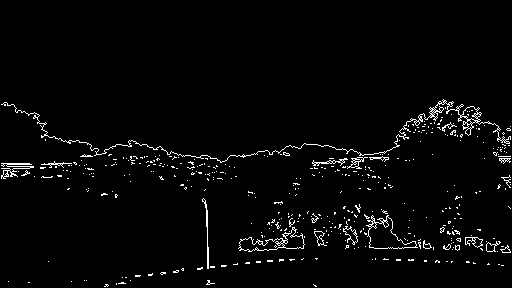
#> input picture IPASSGN4_SHASHI/Campus_MeanShift_boundary_fina.jpg, 512 x 288 px
$ jupyter execute SHASHI_IP_ASSGN4.ipynb
#> lines starting #> are read from the running program, lines starting #| are printed output that depends on the picture; after the words box and inside, x2 and y2 are one past the last pixel; in counts of white or black regions, pixels touching at a corner belong together
[cell 1]
# ============================================================
# GROUP C — FULL PIPELINE
# ============================================================

import numpy as np
import cv2
import matplotlib.pyplot as plt

# ============================================================
# STEP 1: Read color image
# ============================================================

filename = input("Enter image filename: ")
#> the answer given: Campus_MeanShift_boundary_fina.jpg

img_color = cv2.imread(filename)
#> img_color is the input picture: shape (288, 512, 3); min 0, max 255, mean 6.9
if img_color is None:
    raise FileNotFoundError(f"Could not read '{filename}'")

print("Image loaded:", filename)


# ============================================================
# STEP 2: Convert to grayscale
# ============================================================

gray = cv2.cvtColor(img_color, cv2.COLOR_BGR2GRAY)

plt.figure(figsize=(6,4))
plt.imshow(gray, cmap='gray')
plt.title("Grayscale Image")
plt.axis("off")
plt.show()


# ============================================================
# STEP 3: Draw histogram
# ============================================================

hist, _ = np.histogram(gray, bins=256, range=(0,256))
#> hist = 256 values, max 132725 at index 0, min 0 at index 9, mean 576

plt.figure(figsize=(8,4))
plt.plot(hist, color='black')
plt.title("Histogram of Grayscale Image")
plt.xlabel("Intensity (0–255)")
plt.ylabel("Count")
plt.grid(True)
plt.show()
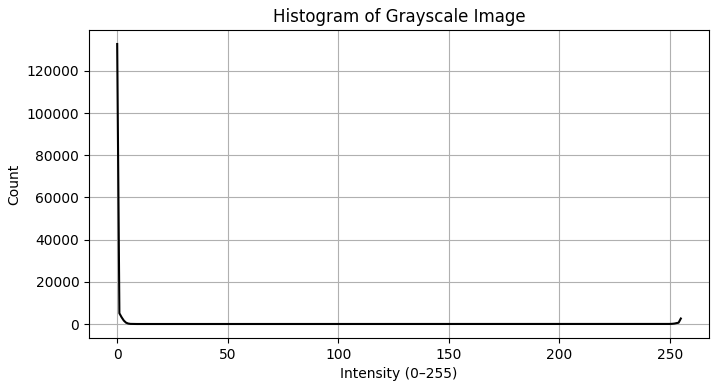
#> figure drawn by matplotlib, 1 panel; curve peaks at x = 0, y = 132725


# ============================================================
# SUPPORT FUNCTIONS FOR MEAN-SHIFT
# ============================================================

def epanechnikov_kernel(u):
    return np.maximum(0.0, 1.0 - u*u)

def mean_shift_histogram(hist, h=40, eps=0.01, max_iter=50):
    x = np.arange(256)
    modes = np.zeros_like(x, dtype=float)
    nonzero = np.where(hist > 0)[0]

    for s in nonzero:
        y = float(s)
        for _ in range(max_iter):
            lo = max(0, int(y - h))
            hi = min(255, int(y + h))

            xs = x[lo:hi+1]
            hs = hist[lo:hi+1]
            if hs.sum() == 0:
                break

            u = (xs - y) / h
            w = epanechnikov_kernel(u) * hs

            if w.sum() == 0:
                break

            y_new = (xs * w).sum() / w.sum()

            if abs(y_new - y) < eps:
                break

            y = y_new

        modes[s] = y

    nz = np.where(hist > 0)[0]
    for i in range(256):
        if hist[i] == 0:
            nearest = nz[np.argmin(np.abs(nz - i))]
            modes[i] = modes[nearest]

    return modes

def enforce_monotonicity(modes):
    m = modes.copy()
    for i in range(1,256):
        if m[i] < m[i-1]:
            m[i] = m[i-1]
    return m

def prune_modes(modes, hist, support_thresh=0.02, gap_thresh=15):
    x = np.arange(256)
    total = hist.sum()
    q = np.round(modes, 2)

    groups = []
    start = 0
    for i in range(1,256):
        if abs(q[i] - q[i-1]) > 1e-2:
            groups.append((start, i-1)); start = i
    groups.append((start,255))

    modes_list = []
    for a,b in groups:
        w = hist[a:b+1].sum()
        if w == 0: continue
        center = (x[a:b+1] * hist[a:b+1]).sum() / w
        modes_list.append((center,a,b,w))

    modes_list.sort(key=lambda z: z[0])

    merged = []
    for m in modes_list:
        if not merged:
            merged.append(m)
        else:
            prev = merged[-1]
            if abs(prev[0] - m[0]) < gap_thresh:
                W = prev[3] + m[3]
                C = (prev[0]*prev[3] + m[0]*m[3]) / W
                merged[-1] = (C, prev[1], m[2], W)
            else:
                merged.append(m)

    pruned = []
    for (c,a,b,w) in merged:
        if w/total >= support_thresh:
            pruned.append(c)

    return np.array(pruned)

def build_lut_from_full_modes(modes_full, pruned_modes):
    lut = np.zeros(256, dtype=np.uint8)
    for i in range(256):
        nearest = pruned_modes[np.argmin(np.abs(pruned_modes - modes_full[i]))]
        lut[i] = int(round(nearest))
    return lut


# ============================================================
# STEP 4: Histogram Mean-Shift Segmentation
# ============================================================

modes = mean_shift_histogram(hist, h=40)
#> in mean_shift_histogram, `nonzero = np.where(hist > 0)[0]`: nonzero = 18 values from 0 to 255
#> the loop in mean_shift_histogram, `for s in nonzero:` made 18 passes
#> after the loop in mean_shift_histogram, `for s in nonzero:`: modes = 256 values, max 254.4 at index 255, min 0 at index 9, mean 8.95
#> in mean_shift_histogram, `nz = np.where(hist > 0)[0]`: nz = 18 values from 0 to 255
#> after the loop in mean_shift_histogram, `for i in range(256):`: modes = 256 values, max 254.4 at index 255, min 0.141 at index 0, mean 127.3
modes = enforce_monotonicity(modes)
#> in enforce_monotonicity, `m = modes.copy()`: m has the same summary as modes in mean_shift_histogram
#> after the loop in enforce_monotonicity, `for i in range(1,256):`: m = 256 values from 0.141 to 254.4
#> modes = 256 values from 0.141 to 254.4
final_modes = prune_modes(modes, hist)
#> in prune_modes, `total = hist.sum()`: total = 147456
#> in prune_modes, `q = np.round(modes, 2)`: q = 256 values from 0.14 to 254.4
#> after the loop in prune_modes, `for i in range(1,256):`: groups = [(0, 127)]
#> the loop in prune_modes, `for a,b in groups:` made 2 passes
#> (a, b, w, center) on passes 1 to 2: (0, 127, 143545, 0.142), (128, 255, 3911, 254.4)
#> after the loop in prune_modes, `for a,b in groups:`: modes_list = [(0.142, 0, 127, 143545), (254.4, 128, 255, 3911)]
#> the loop in prune_modes, `for m in modes_list:` made 2 passes
#> (m, prev) on pass 2: ((254.4, 128, 255, 3911), (0.142, 0, 127, 143545))
#> the loop in prune_modes, `for (c,a,b,w) in merged:` made 2 passes
#> after the loop in prune_modes, `for (c,a,b,w) in merged:`: pruned = [0.142, 254.4]
#> final_modes = [0.142, 254.4]

lut = build_lut_from_full_modes(modes, final_modes)
#> after the loop in build_lut_from_full_modes, `for i in range(256):`: lut = 256 values from 0 to 254
#> lut = 256 values from 0 to 254
segmented = lut[gray]
#> segmented: shape (288, 512); values 0 (black) and 254 (white), 2.7% white in thin lines or dots, all inside (x1, y1, x2, y2) = (1, 99, 511, 287)

seg_name = filename.split('.')[0] + "_MeanShift_segmented.jpg"
cv2.imwrite(seg_name, segmented)
print("Segmented image saved as:", seg_name)


# ============================================================
# STEP 5: Connected Components + Boundary Extraction (correct)
# ============================================================

# Convert segmented grayscale → unique labels 0..K-1
unique_vals = np.unique(segmented)
#> unique_vals = [0, 254]
label_map = np.zeros_like(segmented, dtype=np.int32)

for idx, val in enumerate(unique_vals):
    label_map[segmented == val] = idx
#> this loop made 2 passes
#> val on passes 1 to 2: 0, 254

num_labels, labels = cv2.connectedComponents(label_map.astype(np.uint8))
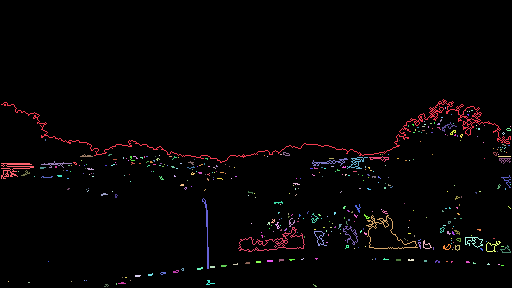
#> labels: shape (288, 512) int32; 422 distinct labels, from 0 to 421; one colour per label, 0 black
#> num_labels = 422
print("Connected components:", num_labels)
#| Connected components: 422

# Boundary extraction
h, w = labels.shape
#> h = 288; w = 512
boundary = np.zeros((h,w), dtype=np.uint8)

for i in range(1,h-1):
    for j in range(1,w-1):
        if (
            labels[i,j] != labels[i-1,j] or
            labels[i,j] != labels[i+1,j] or
            labels[i,j] != labels[i,j-1] or
            labels[i,j] != labels[i,j+1]
        ):
            boundary[i,j] = 255
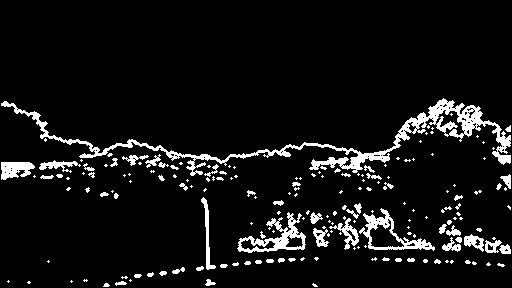
#> boundary: shape (288, 512); 7.3% white; 187 white regions (124 under 20 px), largest, box (x1, y1, x2, y2) and area: (1, 98, 511, 176) 4283, (237, 212, 306, 253) 914, (359, 208, 435, 251) 802

boundary_name = filename.split('.')[0] + "_MeanShift_boundary.jpg"
cv2.imwrite(boundary_name, boundary)
print("Boundary saved:", boundary_name)

$ run again, on IPASSGN4_SHASHI/Orchid_MeanShift_boundary.jpg
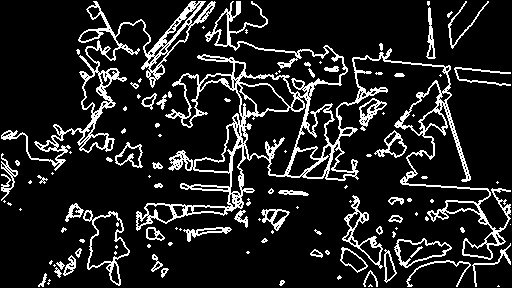
#> input picture IPASSGN4_SHASHI/Orchid_MeanShift_boundary.jpg, 512 x 288 px
#> img_color is the input picture: shape (288, 512, 3); min 0, max 255, mean 33.9
#> hist = 256 values, max 106897 at index 0, min 0 at index 9, mean 576
#> `plt.show()`:
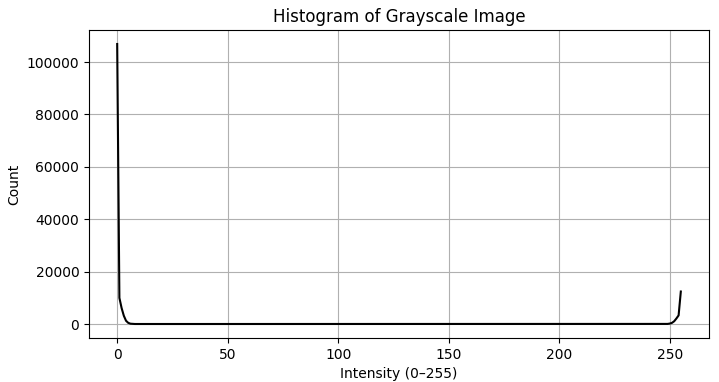
#> figure drawn by matplotlib, 1 panel; curve peaks at x = 0, y = 106897
#> nonzero = 18 values from 0 to 255
#> the loop in mean_shift_histogram, `for s in nonzero:` made 18 passes
#> after the loop in mean_shift_histogram, `for s in nonzero:`: modes = 256 values, max 254.3 at index 255, min 0 at index 9, mean 8.95
#> nz = 18 values from 0 to 255
#> after the loop in mean_shift_histogram, `for i in range(256):`: modes = 256 values, max 254.3 at index 255, min 0.31 at index 0, mean 127.3
#> in enforce_monotonicity, `m = modes.copy()`: m has the same summary as modes in mean_shift_histogram
#> after the loop in enforce_monotonicity, `for i in range(1,256):`: m = 256 values from 0.31 to 254.3
#> total = 147456
#> q = 256 values from 0.31 to 254.3
#> after the loop in prune_modes, `for i in range(1,256):`: groups = [(0, 6), (7, 127)]
#> the loop in prune_modes, `for a,b in groups:` made 3 passes
#> (a, b, w, center) on passes 1 to 3: (0, 6, 127923, 0.309), (7, 127, 46, 7.04), (128, 255, 19487, 254.3)
#> after the loop in prune_modes, `for a,b in groups:`: modes_list = [(0.309, 0, 6, 127923), (7.04, 7, 127, 46), (254.3, 128, 255, 19487)]
#> the loop in prune_modes, `for m in modes_list:` made 3 passes
#> (m, prev, W, C) on pass 2: ((7.04, 7, 127, 46), (0.309, 0, 6, 127923), 127969, 0.311)
#> after the loop in prune_modes, `for m in modes_list:`: merged = [(0.311, 0, 127, 127969), (254.3, 128, 255, 19487)]
#> the loop in prune_modes, `for (c,a,b,w) in merged:` made 2 passes
#> after the loop in prune_modes, `for (c,a,b,w) in merged:`: pruned = [0.311, 254.3]
#> after the loop in build_lut_from_full_modes, `for i in range(256):`: lut = 256 values from 0 to 254
#> segmented: shape (288, 512); values 0 (black) and 254 (white), 13.2% white in thin lines or dots
#> unique_vals = [0, 254]
#> the loop `for idx, val in enumerate(unique_vals):` made 2 passes
#> val on passes 1 to 2: 0, 254
#> labels: shape (288, 512) int32; 115 distinct labels, from 0 to 114
#> num_labels = 115
#| Connected components: 115
#> after the loop `for i in range(1,h-1):`:
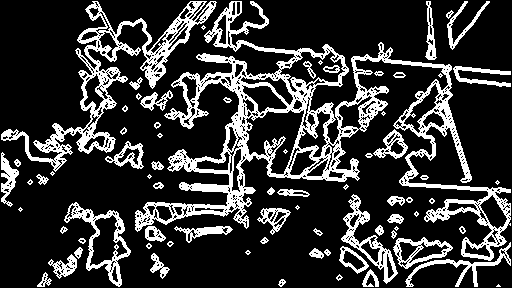
#> boundary: shape (288, 512); 20.9% white; 75 white regions (17 under 20 px), largest, box (x1, y1, x2, y2) and area: (135, 1, 511, 261) 15672, (1, 1, 217, 172) 5166, (64, 202, 131, 287) 1209

$ run again, on IPASSGN4_SHASHI/pond_MeanShift_boundary.jpg
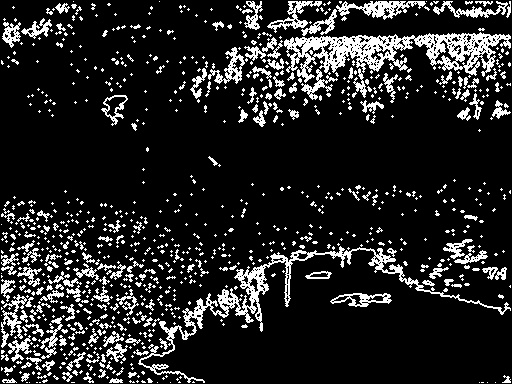
#> input picture IPASSGN4_SHASHI/pond_MeanShift_boundary.jpg, 512 x 384 px
#> img_color is the input picture: shape (384, 512, 3); min 0, max 255, mean 36.1
#> hist = 256 values, max 139956 at index 0, min 0 at index 10, mean 768
#> nonzero = 20 values from 0 to 255
#> the loop in mean_shift_histogram, `for s in nonzero:` made 20 passes
#> after the loop in mean_shift_histogram, `for s in nonzero:`: modes = 256 values, max 254.3 at index 255, min 0 at index 10, mean 9.95
#> nz = 20 values from 0 to 255
#> after the loop in mean_shift_histogram, `for i in range(256):`: modes = 256 values, max 254.3 at index 255, min 0.322 at index 0, mean 127.3
#> in enforce_monotonicity, `m = modes.copy()`: m has the same summary as modes in mean_shift_histogram
#> after the loop in enforce_monotonicity, `for i in range(1,256):`: m = 256 values from 0.322 to 254.3
#> total = 196608
#> q = 256 values from 0.32 to 254.3
#> after the loop in prune_modes, `for i in range(1,256):`: groups = [(0, 2), (3, 127)]
#> the loop in prune_modes, `for a,b in groups:` made 3 passes
#> (a, b, w, center) on passes 1 to 3: (0, 2, 162068, 0.189), (3, 127, 6832, 3.53), (128, 255, 27708, 254.3)
#> after the loop in prune_modes, `for a,b in groups:`: modes_list = [(0.189, 0, 2, 162068), (3.53, 3, 127, 6832), (254.3, 128, 255, 27708)]
#> the loop in prune_modes, `for m in modes_list:` made 3 passes
#> (m, prev, W, C) on pass 2: ((3.53, 3, 127, 6832), (0.189, 0, 2, 162068), 168900, 0.324)
#> after the loop in prune_modes, `for m in modes_list:`: merged = [(0.324, 0, 127, 168900), (254.3, 128, 255, 27708)]
#> the loop in prune_modes, `for (c,a,b,w) in merged:` made 2 passes
#> after the loop in prune_modes, `for (c,a,b,w) in merged:`: pruned = [0.324, 254.3]
#> after the loop in build_lut_from_full_modes, `for i in range(256):`: lut = 256 values from 0 to 254
#> segmented: shape (384, 512); values 0 (black) and 254 (white), 14.1% white in thin lines or dots
#> unique_vals = [0, 254]
#> the loop `for idx, val in enumerate(unique_vals):` made 2 passes
#> val on passes 1 to 2: 0, 254
#> `num_labels, labels = cv2.connectedComponents(label_map.astype(np.uint8))`:
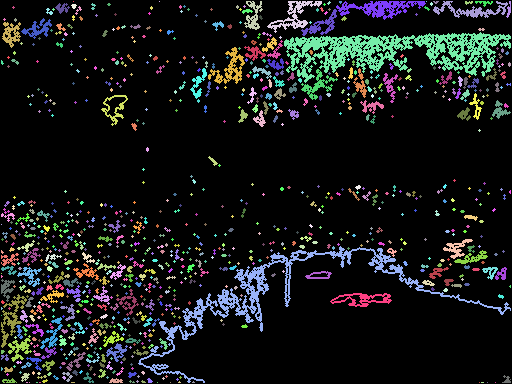
#> labels: shape (384, 512) int32; 930 distinct labels, from 0 to 929; one colour per label, 0 black
#> num_labels = 930
#| Connected components: 930
#> after the loop `for i in range(1,h-1):`:
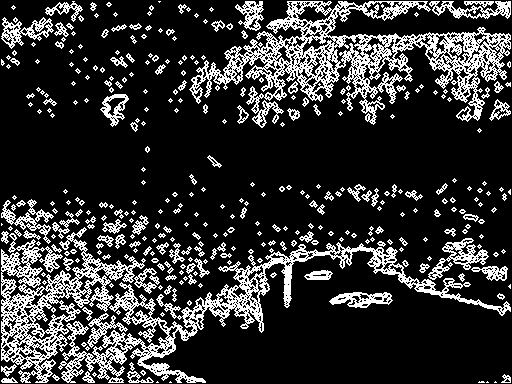
#> boundary: shape (384, 512); 20% white in thin lines or dots
